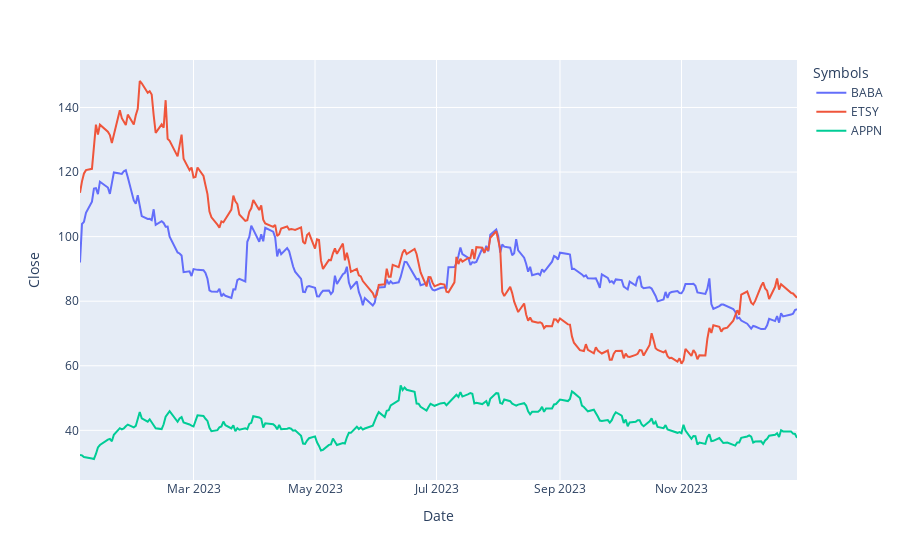

Source (notebook cell):
### Code cell
values = sorted(stocks["Symbols"].unique())[0:3]
px.line(data_frame= stocks[stocks["Symbols"].isin(values)],
        x="Date",
        y="Close",
        color= "Symbols",
        hover_data=["Open","Close","High","Low"])

### Figure 1 — Plotly figure (JSON) as saved in the notebook; plotly's stock layout.template omitted (floating-point values rounded to 4 significant figures; data arrays with more than 128 entries replaced by an {"elided": "..."} marker saying what was removed)
{"data": [{"customdata": {"elided": "250x3 float values"}, "hovertemplate": "Symbols=BABA<br>Date=%{x}<br>Close=%{y}<br>Open=%{customdata[0]}<br>High=%{customdata[1]}<br>Low=%{customdata[2]}<extra></extra>", "legendgroup": "BABA", "line": {"color": "#636efa", "dash": "solid"}, "marker": {"symbol": "circle"}, "mode": "lines", "name": "BABA", "orientation": "v", "showlegend": true, "type": "scatter", "x": {"elided": "250 str values"}, "xaxis": "x", "y": {"elided": "250 float values"}, "yaxis": "y"}, {"customdata": {"elided": "250x3 float values"}, "hovertemplate": "Symbols=ETSY<br>Date=%{x}<br>Close=%{y}<br>Open=%{customdata[0]}<br>High=%{customdata[1]}<br>Low=%{customdata[2]}<extra></extra>", "legendgroup": "ETSY", "line": {"color": "#EF553B", "dash": "solid"}, "marker": {"symbol": "circle"}, "mode": "lines", "name": "ETSY", "orientation": "v", "showlegend": true, "type": "scatter", "x": {"elided": "250 str values"}, "xaxis": "x", "y": {"elided": "250 float values"}, "yaxis": "y"}, {"customdata": {"elided": "250x3 float values"}, "hovertemplate": "Symbols=APPN<br>Date=%{x}<br>Close=%{y}<br>Open=%{customdata[0]}<br>High=%{customdata[1]}<br>Low=%{customdata[2]}<extra></extra>", "legendgroup": "APPN", "line": {"color": "#00cc96", "dash": "solid"}, "marker": {"symbol": "circle"}, "mode": "lines", "name": "APPN", "orientation": "v", "showlegend": true, "type": "scatter", "x": {"elided": "250 str values"}, "xaxis": "x", "y": {"elided": "250 float values"}, "yaxis": "y"}], "layout": {"legend": {"title": {"text": "Symbols"}, "tracegroupgap": 0}, "margin": {"t": 60}, "xaxis": {"anchor": "y", "domain": [0, 1], "title": {"text": "Date"}}, "yaxis": {"anchor": "x", "domain": [0, 1], "title": {"text": "Close"}}}}
